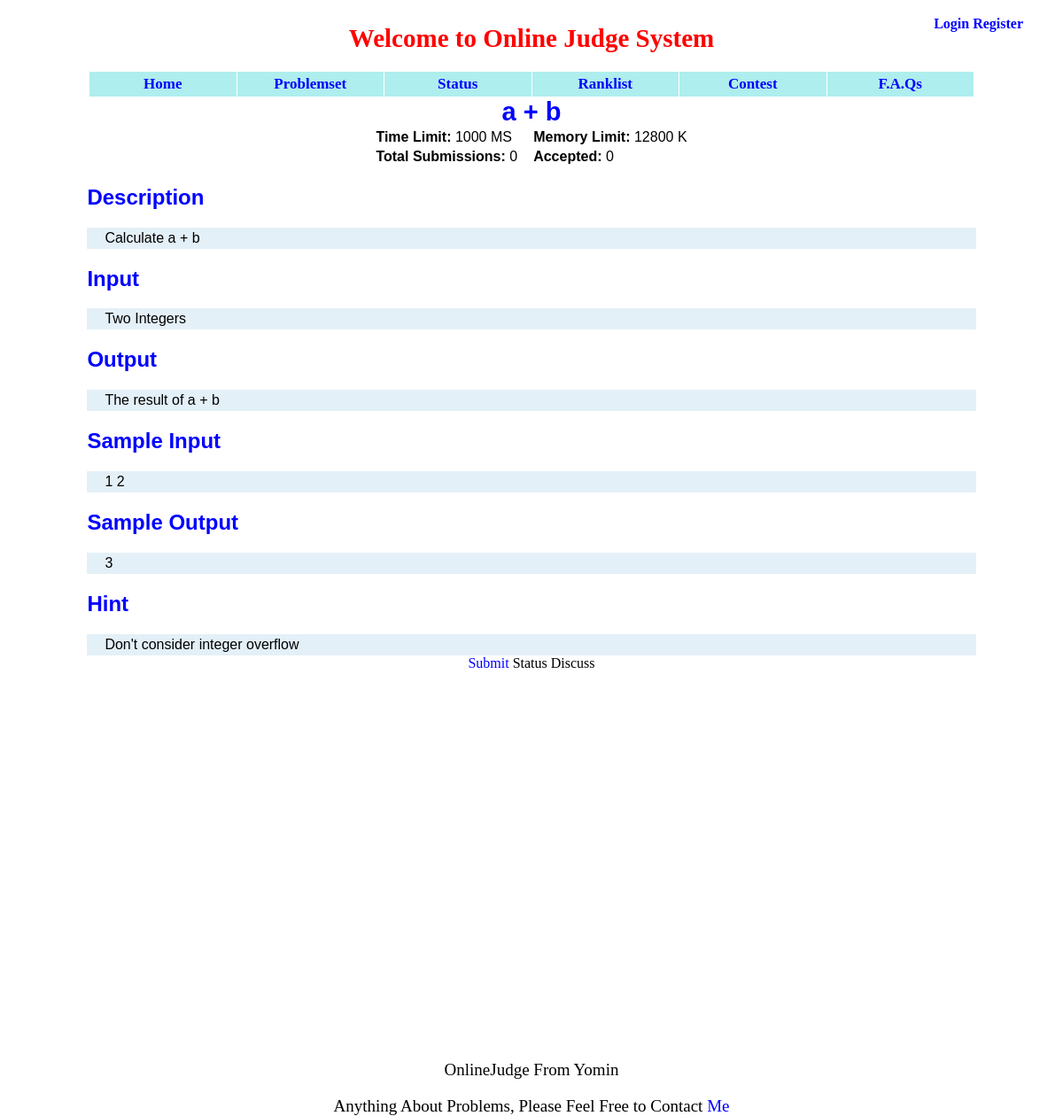
The page /showproblem/pid=1/ on the database as committed earlier.
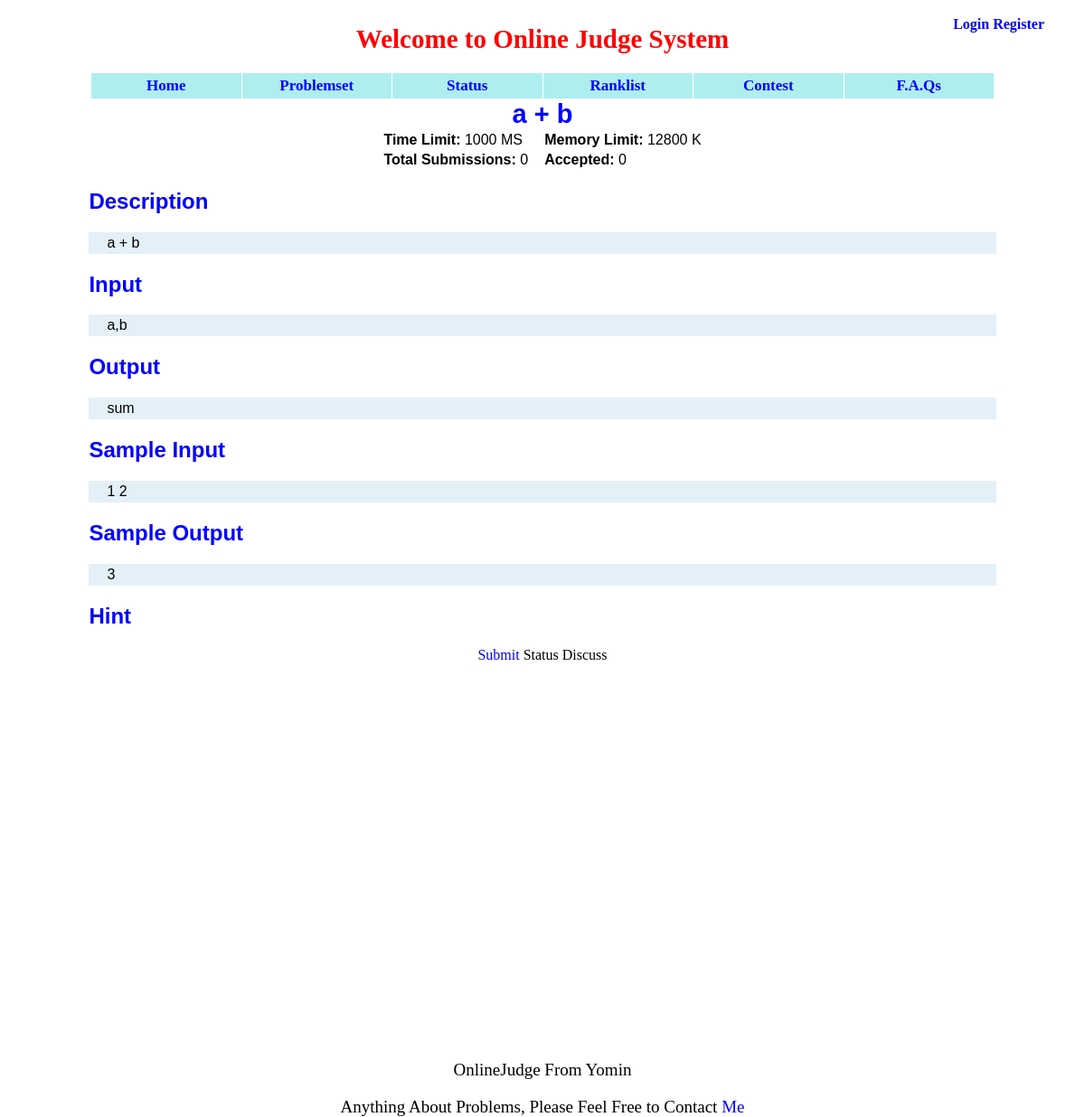
The same page on the database as committed later.
### appfile/models.py (models this page shows, shortened)
class Problem(db.Model):
    pid = db.Column(db.Integer, primary_key=True)
    title = db.Column(db.String(299))
    description = db.Column(db.Text)
    pinput = db.Column(db.Text)
    poutput = db.Column(db.Text)
    sinput = db.Column(db.Text)
    soutput = db.Column(db.Text)
    hint = db.Column(db.Text)
    time_limit = db.Column(db.Integer)
    memory_limit = db.Column(db.Integer)
    ac_count = db.Column(db.Integer, default = 0)
    submit_count = db.Column(db.Integer, default = 0)
    visable = db.Column(db.Boolean, default = True)

### appfile/views.py (the view)
@app.route('/showproblem/pid=<int:pid>/')
def show_problem(pid):
    problem = Problem.query.get(pid)
    return render_template('showproblem.html', problem=problem)

### appfile/views.py (called while the page is built)
@app.before_request
def before_request():
    g.user = current_user
    if g.user.is_authenticated():
        g.url = url_for('userinfo',userID = g.user.userID)

### appfile/templates/showproblem.html
{% extends "base.html" %}
{% block content %}
<div id="problem">
     <center><span style="font-size:29px; font-weight:bold; color:blue"> {{ problem.title }} </span></center>
     <table>
         <tr>
             <td><b>Time Limit:</b> {{ problem.time_limit }} MS </td>
             <td width="10px"></td>
             <td><b>Memory Limit:</b> {{ problem.memory_limit}} K </td>
         </tr>
         <tr>
             <td><b> Total Submissions: </b> {{ problem.submit_count }} </td>
             <td width="10px"></td>
             <td><b> Accepted: </b> {{ problem.ac_count }} </td>
         </tr>
     </table>
    <h2> Description </h2>
    <div>
        {% autoescape false %}
        {{ problem.description }}
        {% endautoescape %}
    </div>
    <h2> Input </h2>
    <div>
        {% autoescape false %}
        {{ problem.pinput }}
        {% endautoescape %}
    </div>
    <h2> Output </h2>
    <div>
        {% autoescape false %}
        {{ problem.poutput }}
        {% endautoescape %}
    </div>
    <h2> Sample Input </h2>
    <div>
        {% autoescape false %}
        {{ problem.sinput }}
        {% endautoescape %}
    </div>
    <h2> Sample Output </h2>
    <div>
        {% autoescape false %}
        {{ problem.soutput }}
        {% endautoescape %}
    </div>
    <h2> Hint </h2>
    <div>
        {% autoescape false %}
        {{ problem.hint }}
        {% endautoescape %}
    </div>
</div>
<center>
    <a href={{ url_for('submit_problem', pid = problem.pid) }}> Submit </a>
    Status
    Discuss
</center>
{% endblock %}

### appfile/templates/base.html (shortened to what this page needs)
<!DOCTYPE HTML PUBLIC "-//W3C//DTD HTML 4.01 Transitional//EN"
"http://www.w3.org/TR/html4/loose.dtd">
<html>
    <head>
        <link rel="stylesheet" type="text/css" href={{ url_for('static', filename='css/style.css') }}>
    </head>
    <body>
        <div id = "wrapper">
            <div id = "head">
                <h1 class = "title">Welcome to Online Judge System</h1>
            </div>
            <div id = "profile">
                {% if g.user.is_authenticated() %}
                    <a href={{ g.url }}> {{ g.user.userID }}</a>
                    {% if g.user.is_admin %}
                        <a href="/admin/" id="admin" color="red"> Admin </a>
                    {% endif %}
                    <a href="/logout/"> Logout </a>
                {% else %}
                    <a href = "/login/"> Login </a>
                    <a href = "/register/"> Register </a>
                {% endif %}
            </div>
            <div>
                <table id = "navbar">
                    <td><a href = "/"> Home </a></td>
                    <td><a href = "/problemset/"> Problemset </a></td>
                    <td><a href = "/status/"> Status </a></td>
                    <td><a href = "/"> Ranklist </a></td>
                    <td><a href = "/"> Contest </a></td>
                    <td><a href = "/"> F.A.Qs </a></td>
                </table>
            </div>
            {% block content %}
            {% endblock %}
            <div id = "contact">
                <p>OnlineJudge From Yomin</p>
                Anything About Problems, Please Feel Free to Contact <a href = "mailto:yueming412@gmail.com">Me</a>
            </div>
        </div>
    </body>
</html>

### appfile/static/css/style.css (style rules this page uses)
#wrapper { position: absolute; width: 95%; left: 2.5%; }
.title { text-align: center; color: red; font-size: 29px; font-weight: bold; }
#profile { position: absolute; top: 10px; right: 15px; font-weight: bold; }
#navbar { width: 1000px; background-color: #AFEEEE; margin: 0 auto; border-collapse: collapse; font-weight: bold; }
#navbar td { text-align: center; font-size: 17px; color: black; width: 133px; border: 1px solid white; padding: 4px 7px 4px 7px; }
#contact { position: relative; top: 420px; text-align: center; font-size: 19px; }
a:link { text-decoration: none; color: blue; }
#problem { width: 88%; margin: 0 auto; font-family: Arial, Helvetica, monospace; }
#problem h2 { color: blue; }
#problem table { margin: 0 auto; }
#problem div { background: #E4F0F8; font-size: 16px; line-height: 24px; height: auto; padding: 0px 20px; }

Rows that differ between the two databases and show on the page:
changed Problem: description "Calculate a + b" → "a + b"; pinput "Two Integers" → "a,b"; poutput "The result of a + b" → "sum"; hint "Don't consider integer overflow" → (not shown)
